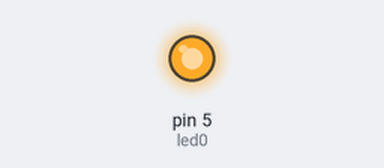
The sketch below on a simulated Arduino Uno, built with avr-gcc and run on an emulated ATmega328P. Parts: output pins drawn as LEDs (lit = HIGH).

Above: at 0.1 s.
At 35.5 s:
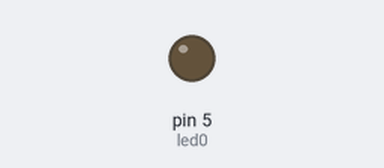
Timing chart, 0 to 37.0 s (numbered marks = the images above):
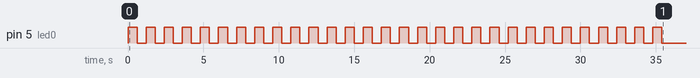

The sketch:

Exercici007b.ino
```cpp
/****************************************************************
**                                                             **
**                        Array de 8 LEDs:                     **
**                          EXERCICI 7B                        **
**                                                             **
** NOM: David Casas                           DATA: 09/01/2022 **
****************************************************************/
//************************** INCLUDE ****************************


//************************* VARIABLES ***************************
const byte led0 = 5;
unsigned long temps = 600;

//*************************** SETUP *****************************

void setup()
{
  pinMode(led0,OUTPUT);

  for(int i = 0; i < 30; i++)
  {
   digitalWrite(led0,HIGH);
   delay (temps);

   digitalWrite(led0,LOW);
   delay (temps);
  }
}

//*************************** LOOP ******************************
void loop()
{

}
//************************* FUNCIONS ****************************
```
